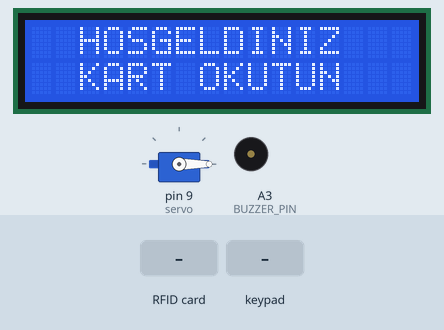
The sketch below on a simulated Arduino Uno, built with avr-gcc and run on an emulated ATmega328P. Shown: servo, 16×2 character LCD, buzzer (waves = sounding). The test bench sets the inputs (shaded band). What the sketch prints to the serial monitor is not drawn.

Above: at 1.3 s.
1.4 s: RFID card 5E 7A 19 C4 held to the reader
At 3.1 s:
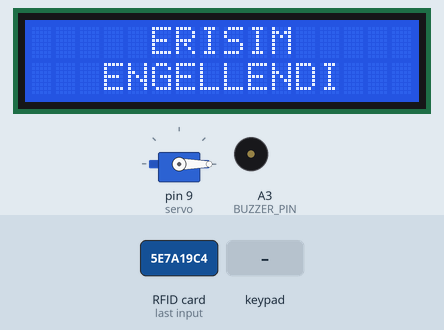
4.4 s: key '#' pressed
At 5.7 s:
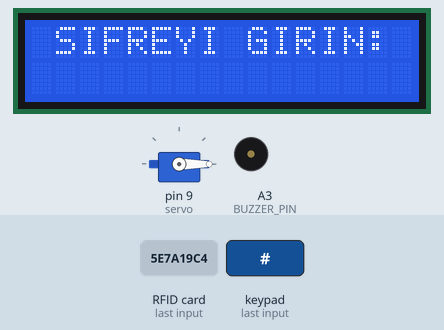
6.0 s: keypad keys 1 2 3 4 pressed 0.4 s apart
At 9.0 s:
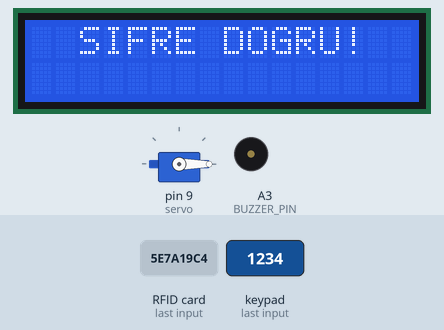
11.5 s: RFID card 5E 7A 19 C4 held to the reader
14.5 s: keypad keys 1 2 3 4 # pressed 0.4 s apart
At 19.3 s:
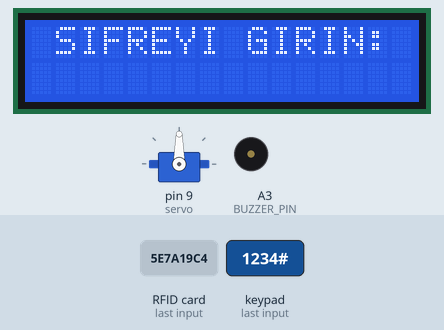
19.5 s: keypad keys 1 2 3 4 * pressed 0.4 s apart
At 24.4 s:
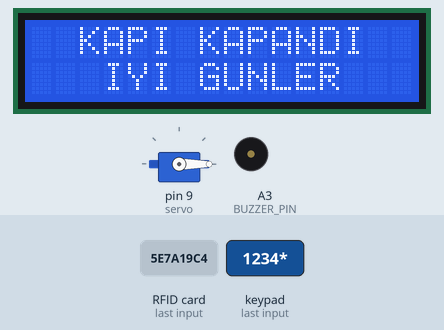
Timing chart, 0 to 25.9 s (numbered marks = the images above; inputs shaded):
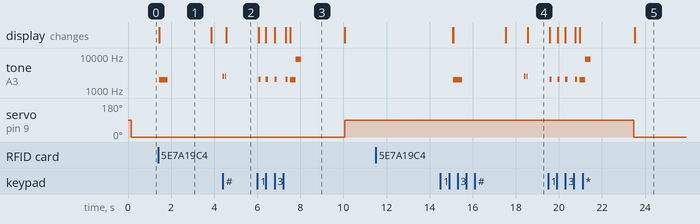

The sketch:

LUA_Depo_Guvenlik_Sistemi.ino
```cpp
#include <Wire.h>
#include <LiquidCrystal_I2C.h>
#include <SPI.h>
#include <MFRC522.h>
#include <Keypad.h>
#include <Servo.h>

#define SDA_PIN 10
#define SCL_PIN 13
#define RST_PIN 5
#define SERVO_PIN 9
#define BUZZER_PIN A3
#define NOTE_DO 2000
#define NOTE_ME 8000

Servo servo;
MFRC522 rfid(SDA_PIN, RST_PIN);
LiquidCrystal_I2C lcd(0x27, 16, 2);
char* correctPin = "1234";
bool doorIsOpen = false;
String allowedCardID1 = "Ilk kartinizin UID'si buraya";
String allowedCardID2 = "Ikinci kartinizin UID'si buraya";   //<===========  Kartların UID'si buradan girilmeli
String allowedCardID3 = "Ucuncu kartinizin UID'si buraya";
String allowedCardID4 = "Dorduncu kartinizin UID'si buraya";
boolean scrollTextActive = true;
const byte ROWS = 4;
const byte COLS = 3;
char keys[ROWS][COLS] = {
  {'1', '2', '3'},
  {'4', '5', '6'},
  {'7', '8', '9'},
  {'*', '0', '#'}
};
byte rowPins[ROWS] = {12, 2, 3, 4};
byte colPins[COLS] = {6, 7, 8};
Keypad keypad = Keypad(makeKeymap(keys), rowPins, colPins, ROWS, COLS);
int failedAttempts = 0;
bool alarmEnabled = false;
//----------------------------------------------------------------------------------------------------------------------------------------------
void setup() {
  Serial.begin(9600);
  SPI.begin();
  rfid.PCD_Init();
  servo.attach(9);
  lcd.init();
  lcd.backlight();
  lcd.setCursor(0, 0);
  lcd.print("  HOSGELDINIZ");
  lcd.setCursor(0, 1);
  lcd.print("  KART OKUTUN");
  pinMode(BUZZER_PIN, OUTPUT);
  servo.write(0);
  // Seri iletişimi başlatın
  Serial.begin(9600);
}
//----------------------------------------------------------------------------------------------------------------------------------------------
void loop() {
  // RFID kartı okuma
  if (rfid.PICC_IsNewCardPresent() && rfid.PICC_ReadCardSerial()) {
    String cardID = "";
    for (byte i = 0; i < rfid.uid.size; i++) {
      cardID += String(rfid.uid.uidByte[i], HEX);
    }
    cardID.toUpperCase();
    Serial.println("Kart ID: " + cardID);
    rfid.PICC_HaltA();
   if (cardID == allowedCardID1 || cardID == allowedCardID2 || cardID == allowedCardID3 || cardID == allowedCardID4){
      tone(BUZZER_PIN, NOTE_DO);
      delay(250);
      tone(BUZZER_PIN, NOTE_ME);
      delay(260);
      noTone(BUZZER_PIN);
      toggleDoor();
      failedAttempts=0;
    }
    else {
      lcd.clear();
      lcd.setCursor(0, 0);
      lcd.print("     ERISIM");
      lcd.setCursor(0, 1);
      lcd.print("   ENGELLENDI");
      tone(BUZZER_PIN, NOTE_DO);
      delay(133);
      noTone(BUZZER_PIN);
      tone(BUZZER_PIN, NOTE_DO);
      delay(133);
      noTone(BUZZER_PIN);
      tone(BUZZER_PIN, NOTE_DO);
      delay(133);
      noTone(BUZZER_PIN);
      delay(2000);
      lcd.clear();
      lcd.setCursor(0, 0);
      lcd.print("LUTFEN KARTINIZI");
      lcd.setCursor(0, 1);
      lcd.print("    OKUTUNUZ");
      if (!alarmEnabled) {
        failedAttempts++;
        checkAlarm();
        scrollTextActive = true;
      }
    }
  }
  // Keypad ile kapıyı kontrol etme
  char customKey = keypad.getKey();
  if (customKey == '#') {
    tone(A3, 2550, 50);
    delay(100);
    tone(A3, 2550, 50);
    // Keypad'den "#" tuşuna basıldığında kapıyı kontrol et
    if (!alarmEnabled) {
      checkDoorCode();
    }
  } else if (customKey == '*') {
    // "*" tuşu işleme alınabilir
  }
  checkAlarm();
}
//----------------------------------------------------------------------------------------------------------------------------------------------
void toggleDoor() {
  if (doorIsOpen) {
    closeDoor();
  } else {
    openDoor();
  }
}
//----------------------------------------------------------------------------------------------------------------------------------------------
void openDoor() {
  servo.write(90);
  doorIsOpen = true;
  lcd.clear();
  lcd.setCursor(0, 0);
  lcd.print("  KAPI ACILDI");
  lcd.setCursor(0, 1);
  lcd.print("  HOSGELDINIZ");
  delay(5000);
  scrollTextActive = true;
  lcd.clear();
  lcd.setCursor(0, 0);
  const char* longText = "KAPIYI KILITLEMEK ICIN LUTFEN SIFRE GIRIN YA DA KARTINIZI OKUTUN ";
  scrollText(longText, 150); // Yazının kayma hızını ayarlayabilirsiniz.
}
//----------------------------------------------------------------------------------------------------------------------------------------------
void closeDoor() {
  servo.write(0);
  doorIsOpen = false;
  lcd.clear();
  lcd.setCursor(0, 0);
  lcd.print("  KAPI KAPANDI");
  lcd.setCursor(0, 1);
  lcd.print("   IYI GUNLER");
  delay(5000);
  scrollTextActive = true;
  lcd.clear();
  lcd.setCursor(0, 0);
  const char* longText = "KAPI ACMAK ICIN LUTFEN SIFRE GIRIN YA DA KARTINIZI OKUTUN ";
  scrollText(longText, 150); // Yazının kayma hızını ayarlayabilirsiniz.
}
//----------------------------------------------------------------------------------------------------------------------------------------------
void checkDoorCode() {
  lcd.clear();
  lcd.setCursor(0, 0);
  lcd.print(" SIFREYI GIRIN:");
  char enteredPin[5];
  int pinIndex = 0;
  while (pinIndex < 4) {
    char key = keypad.getKey();
    if (key != NO_KEY) {
      tone(A3, 2050, 100);
      lcd.setCursor(pinIndex, 1);
      lcd.print('*');
      enteredPin[pinIndex] = key;
      pinIndex++;
      delay(200);
    }
  }
  enteredPin[4] = '\0';
  if (strcmp(enteredPin, correctPin) == 0) {
    lcd.clear();
    lcd.setCursor(0, 0 );
    lcd.print("  SIFRE DOGRU!");
    tone(BUZZER_PIN, NOTE_DO);
  delay(250);
  tone(BUZZER_PIN, NOTE_ME);
  delay(260);
  noTone(BUZZER_PIN);
    delay(2000);
    toggleDoor();
    failedAttempts=0;
  }
  else {
    lcd.clear();
    lcd.setCursor(0, 0);
    lcd.print("  SIFRE YANLIS");
    tone(BUZZER_PIN, NOTE_ME);
    delay(250);
    tone(BUZZER_PIN, NOTE_DO);
    delay(260);
    noTone(BUZZER_PIN);
    delay(2000);
    lcd.clear();
    lcd.setCursor(0, 0);
    lcd.print("LUTFEN KARTINIZI");
    lcd.setCursor(0, 1);
    lcd.print("    OKUTUNUZ");
    if (!alarmEnabled) {
      failedAttempts++;
      checkAlarm();
    }
  }
}
//----------------------------------------------------------------------------------------------------------------------------------------------
void checkAlarm() {
  if (failedAttempts >= 200 && !alarmEnabled) {
    alarmEnabled = true;
    lcd.clear();
    lcd.setCursor(0, 0);
    lcd.print("!  COK SAYIDA  !");
    lcd.setCursor(0, 1);
    lcd.print(" HATALI DENEME");
    for (int i = 0; i < 6; i++) { // Yaklaşık 20 kez dön
      // Alarm tonunu çal
      tone(BUZZER_PIN, 1000, 500); // Alarm tonu çal
      delay(550); // 0.5 saniye boyunca çal
      tone(BUZZER_PIN, 1000, 500); // Alarm tonu çal
      delay(550); // 0.5 saniye boyunca sessiz kal
    }
    alarmEnabled = false;
    failedAttempts = 0;
    const char* longText2 = "10 DAKIKA SONRA TEKRAR DENEYIN! ";
    scrollText(longText2, 150); // Yazının kayma hızını ayarlayabilirsiniz.
    delay(10000);
    return setup();
  }
}
//----------------------------------------------------------------------------------------------------------------------------------------------
void scrollText(String text, int speed) {
  int textLength = text.length();
  while (scrollTextActive) {
    for (int i = 0; i < textLength + 16; i++) {
      if (!scrollTextActive) {
        break; // Eğer kayan yazı devre dışı bırakıldıysa döngüyü kır
      }
      // Kart okunduğunda ya da '#' tuşuna basıldığında döngüyü sonlandır
      if (rfid.PICC_IsNewCardPresent() || keypad.getKey() == '#') {
        scrollTextActive = false;
        return;
      }
      lcd.clear(); // Ekranı temizle
      int endIndex = min(i, textLength);
      int startIndex = max(0, i - 16);
      String displayText = text.substring(startIndex, endIndex);
      lcd.setCursor(0, 0);
      lcd.print(displayText);
      delay(speed); // Kayan hızı
    }
    // Kayan yazı sona ulaştığında başa dönmesini sağlayan bir bekleme süresi ekleyin
    delay(100); // Örneğin, 2 saniye bekleme
  }
}
```

Measured:
- after the input at 1.4 s, tone on A3 (BUZZER_PIN): silent → 2000 Hz at once, → silent 0.40 s later; the display: changes at once (image 1)
- after the input at 4.4 s, tone on A3 (BUZZER_PIN): alternates 2550 Hz for 0.05 s and silent for 0.05 s, 4 changes in all, then stays silent, starting at once; the display: changes after 0.16 s (image 2)
- after the input at 6.0 s, tone on A3 (BUZZER_PIN): plays 2050 Hz for 0.10 s, 2050 Hz for 0.10 s, 2050 Hz for 0.10 s, 2050 Hz for 0.10 s, 2000 Hz for 0.25 s, 8000 Hz for 0.26 s, starting after 0.06 s; servo on pin 9 (servo): 0° → 90° after 4.1 s; the display: first changes after 0.07 s (image 3 shows a later state)
- after the input at 11.5 s, every drawn part: stays the same
- after the input at 14.5 s, the display: first differs from a run without the input after 4.1 s (image 4)
- after the input at 19.5 s, tone on A3 (BUZZER_PIN): plays 2050 Hz for 0.10 s, 2050 Hz for 0.10 s, 2050 Hz for 0.10 s, 2050 Hz for 0.10 s, 2000 Hz for 0.25 s, 8000 Hz for 0.26 s, starting after 0.07 s; servo on pin 9 (servo): 90° → 0° after 4.0 s; the display: first changes after 0.07 s (image 5 shows a later state)
- what the display in image 1 shows lasts 2.5 s, from 1.4 s to 3.9 s
- what the display in image 3 shows lasts 2.6 s, from 7.5 s to 10.1 s
